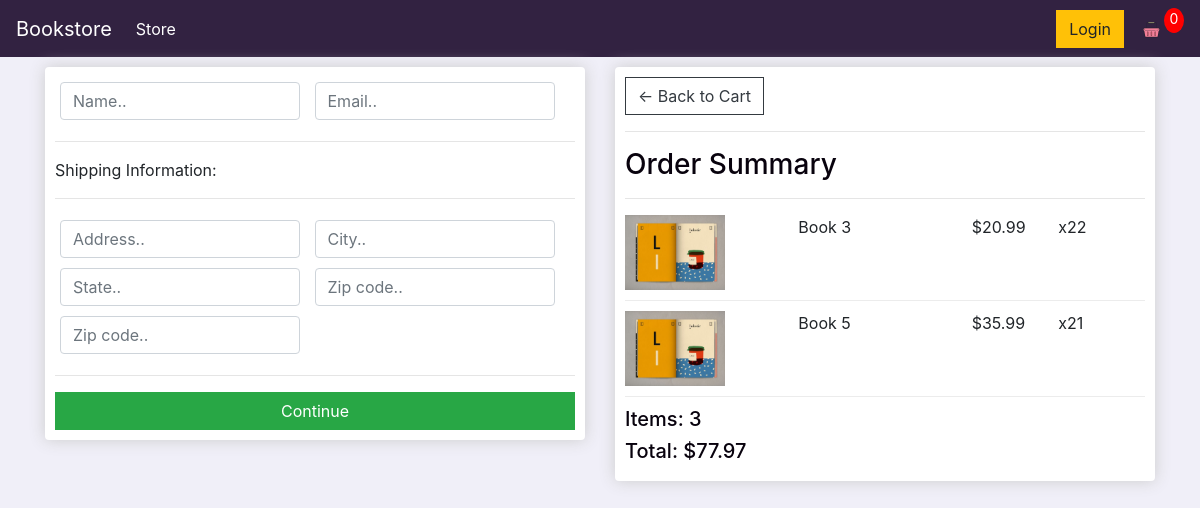
Screenshot of /checkout/ (signed in) with the database file from the repository.
### store/models.py (models this page shows, shortened)
class OrderItem(models.Model):
   product = models.ForeignKey(Product, on_delete=models.SET_NULL, blank=True, null=True) #order is related to Product
   order = models.ForeignKey(Order, on_delete=models.SET_NULL, blank=True, null=True) #child of Order
   quantity = models.IntegerField(default=0, null=True, blank=True)
   date_added = models.DateTimeField(auto_now_add=True)
   @property
   def get_total(self):
      total = self.product.price * self.quantity
      return total

class Product(models.Model):
   name = models.CharField(max_length=200, null=True)
   price = models.FloatField()
   digital = models.BooleanField(default=False, null=True, blank=False)
   image = models.ImageField(null=True, blank=True)
   @property #decorator
   def imageURL(self):
      try:
         url = self.image.url
      except:
         url = ''
      return url

class Order(models.Model):
   customer = models.ForeignKey(Customer, on_delete=models.SET_NULL, blank=True, null=True) #we set the relationship to class Customer, if customer gets deleted we dont delete their orders (null instead of cascade), cascade deletes everything
   date_ordered = models.DateTimeField(auto_now_add=True)
   complete = models.BooleanField(default=False, null=True, blank=False)
   transaction_id = models.CharField(max_length=200, null=True)
   @property
   def get_cart_total(self):
      orderitems = self.orderitem_set.all()
      total = sum([item.get_total for item in orderitems])
      return total
   @property
   def get_cart_items(self):
      orderitems = self.orderitem_set.all()
      total = sum([item.quantity for item in orderitems])
      return total

### store/views.py (the view)
# urls.py: path('checkout/', views.checkout, name="checkout"),
def checkout(request):
     if request.user.is_authenticated:
          customer = request.user.customer
          order, created = Order.objects.get_or_create(customer=customer, complete=False)
          items = order.orderitem_set.all()
     else:
          items = []
          order = {'get_cart_total':0, 'get_cart_items':0   }
     context = {'items': items, 'order': order}
     return render(request, 'store/checkout.html', context)

### store/templates/store/checkout.html (shortened to what this page needs)
{% extends 'store/main.html' %} {% load static %} {% block content %}
<div class="row">
  <div class="col-lg-6">
    <div class="box-element" id="form-wrapper">
      <form id="form">
        <div id="user-info">
          <div class="form-field">
            <input
              required
              class="form-control"
              type="text"
              name="name"
              placeholder="Name.."
            />
          </div>
          <div class="form-field">
            <input
              required
              class="form-control"
              type="email"
              name="email"
              placeholder="Email.."
            />
          </div>
        </div>
        <div id="shipping-info">
          <hr />
          <p>Shipping Information:</p>
          <hr />
          <div class="form-field">
            <input
              class="form-control"
              type="text"
              name="address"
              placeholder="Address.."
            />
          </div>
          <div class="form-field">
            <input
              class="form-control"
              type="text"
              name="city"
              placeholder="City.."
            />
          </div>
          <div class="form-field">
            <input
              class="form-control"
              type="text"
              name="state"
              placeholder="State.."
            />
          </div>
          <div class="form-field">
            <input
              class="form-control"
              type="text"
              name="zipcode"
              placeholder="Zip code.."
            />
          </div>
          <div class="form-field">
            <input
              class="form-control"
              type="text"
              name="country"
              placeholder="Zip code.."
            />
          </div>
        </div>
        <hr />
        <input
          id="form-button"
          class="btn btn-success btn-block"
          type="submit"
          value="Continue"
        />
      </form>
    </div>
    <br />
  </div>
  <div class="col-lg-6">
    <div class="box-element">
      <a class="btn btn-outline-dark" href="{% url 'cart' %}"
        >&#x2190; Back to Cart</a
      >
      <hr />
      <h3>Order Summary</h3>
      <hr />
      {% for item in items %}
      <div class="cart-row">
        <div style="flex: 2">
          <img class="row-image" src="{{item.product.imageURL}}" />
        </div>
        <div style="flex: 2"><p>{{item.product.name}}</p></div>
        <div style="flex: 1"><p>${{item.product.price}}</p></div>
        <div style="flex: 1"><p>x2{{item.quantity}}</p></div>
      </div>
      {% endfor %}
      <h5>Items: {{order.get_cart_items}}</h5>
      <h5>Total: ${{order.get_cart_total|floatformat:2}}</h5>
    </div>
  </div>
</div>
{% endblock content %}

### static/css/main.css (style rules this page uses)
body { background-color: rgb(240, 239, 248); }
h1, h2, h3, h4, h5, h6 { color: hsl(273, 69%, 3%); }
.box-element { box-shadow: hsl(0, 0%, 80%) 0 0 16px; background-color: #fff; border-radius: 4px; padding: 10px; }
.col-lg-4, .col-lg-6, .col-lg-8, .col-lg-12 { margin-top: 10px; }
.btn { border-radius: 0; }
.row-image { width: 100px; }
.form-field { width: 250px; display: inline-block; padding: 5px; }
.cart-row { display: flex; align-items: flex-stretch; padding-bottom: 10px; margin-bottom: 10px; border-bottom: 1px solid #ececec; }

### rows the page displays
OrderItem: product.imageURL (picture), product.name "Book 3", product.price "20.99", quantity "2"
OrderItem: product.imageURL (picture), product.name "Book 5", product.price "35.99", quantity "1"
Order: get_cart_items "3", get_cart_total "77.97"
